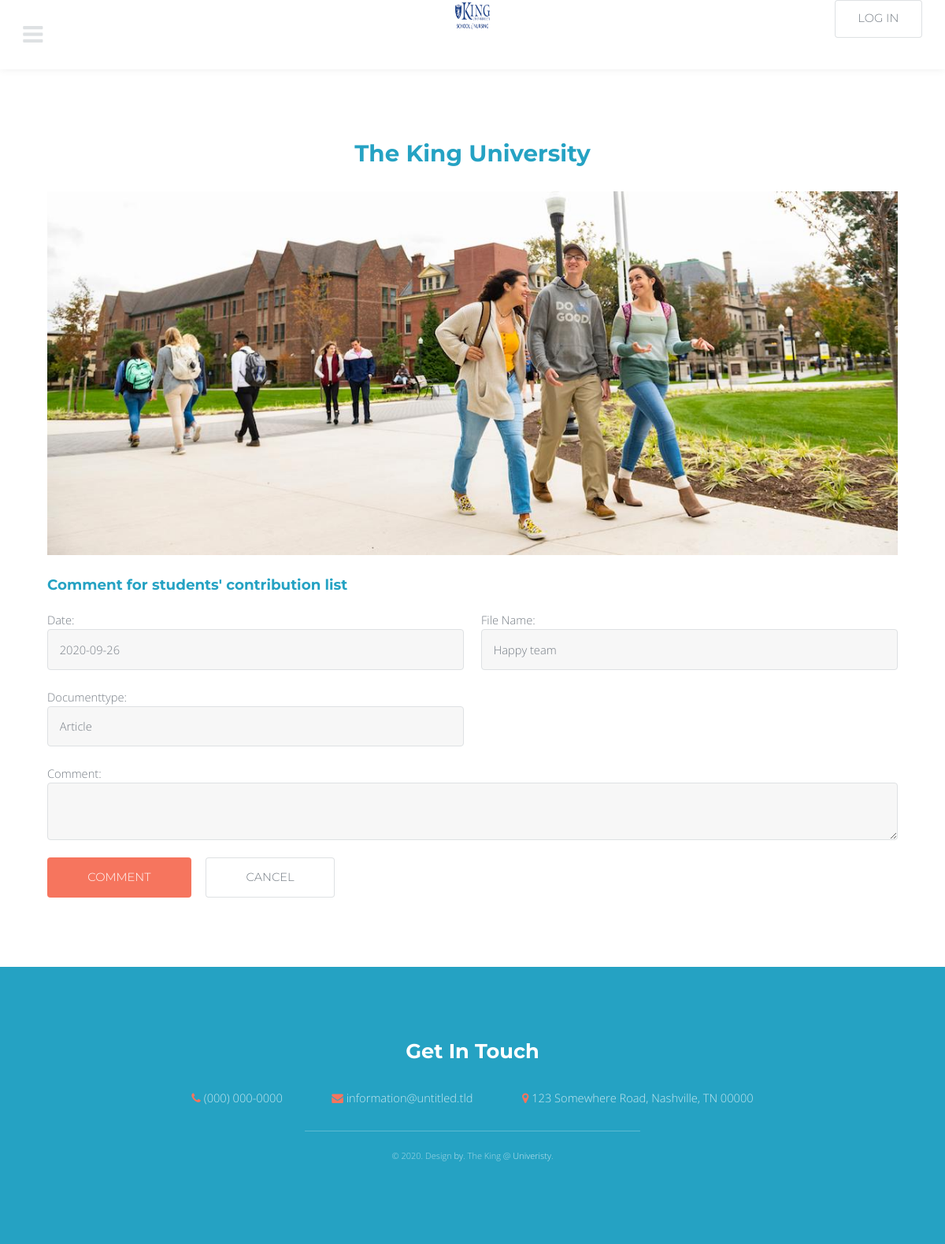
Page /comment.php?ContributionID=Con-000001 on the committed database.
### tables this page shows
CREATE TABLE `tblcontribution` (
  `contributionid` varchar(50) NOT NULL,
  `documenttype` varchar(50) DEFAULT NULL,
  `documenttitleid` varchar(50) DEFAULT NULL,
  `date` varchar(50) DEFAULT NULL,
  `filename` varchar(100) DEFAULT NULL,
  `studentid` varchar(50) DEFAULT NULL,
  `description` varchar(50) DEFAULT NULL,
  `file` varchar(100) DEFAULT NULL,
  `status` varchar(50) DEFAULT NULL,
  `comment` varchar(100) DEFAULT NULL
);

### comment.php (the view, shortened to what this page needs)
<?php
	include_once('header.php');
	include_once('function.php');
	if(isset($_REQUEST['ContributionID']))
{
  $contributionid=$_REQUEST['ContributionID'];
  $select=mysqli_query($connection,"SELECT *
                                    FROM tblcontribution
                                    WHERE contributionid ='$contributionid'");
  $data=mysqli_fetch_array($select);
  $date=$data['date'];
  $documenttype=$data['documenttype'];
  $filename=$data['filename'];
  }
 ?>
<!DOCTYPE HTML>
<html>
	<head>
		<link rel="stylesheet" href="assets/css/main.css" />
	</head>
	<body class="subpage">
			<section id="main" class="wrapper">
				<div class="inner">
					<header class="align-center">
						<h1>The King University</h1>
					</header>
					<div class="image fit">
						<img src="images/uni4.jpg" alt="" />
						<br>
						<h3>Comment for students' contribution list</h3>
						<form method="post" action="#">
									<div class="row uniform">
										<div class="6u 12u$(xsmall)">
											Date: <input type="text" name="txtdate" id="name" value="<?php echo $date ?>" readonly/>
										</div>
										<div class="6u 12u$(xsmall)">
											File Name: <input type="text" name="txtfilename" id="name" value="<?php echo $filename ?>" readonly/>
										</div>
										<div class="6u 12u$(xsmall)">
											Documenttype: <input type="text" name="txtdocumenttype" id="name" value="<?php echo $documenttype ?>" readonly />
										</div>
										<div class="12u$">
											Comment: <textarea name="txtcomment"  id="textarea" required=""></textarea>
										</div>
										<div class="12u$">
											<ul class="actions">
												<li><input type="submit" name="btnsubmit" value="Comment" /></li>
												<li><input type="reset" value="Cancel" class="alt" /></li>
											</ul>
										</div>
									</div>
								</form>
					</div>
				</div>
			</section>
			<footer id="footer">
				<div class="inner">
					<h2>Get In Touch</h2>
					<ul class="actions">
						<li><span class="icon fa-phone"></span> <a href="#">(000) 000-0000</a></li>
						<li><span class="icon fa-envelope"></span> <a href="#">information@untitled.tld</a></li>
						<li><span class="icon fa-map-marker"></span> 123 Somewhere Road, Nashville, TN 00000</li>
					</ul>
				</div>
				<div class="copyright">
					&copy; 2020. Design <a href="#">by</a>. The King @  <a href="#">Univeristy</a>.
				</div>
			</footer>
	</body>
</html>

### rows in the picture
tblcontribution: txtdate "2020-09-26", txtfilename "Happy team", txtdocumenttype "Article"
